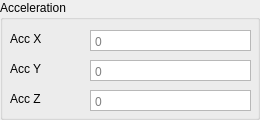
              <widget class="QGroupBox" name="acceleration">
               <property name="title">
                <string>Acceleration</string>
               </property>
               <widget class="QPlainTextEdit" name="AccX">
                <property name="geometry">
                 <rect>
                  <x>90</x>
                  <y>30</y>
                  <width>161</width>
                  <height>21</height>
                 </rect>
                </property>
                <property name="toolTip">
                 <string notr="true"/>
                </property>
                <property name="verticalScrollBarPolicy">
                 <enum>Qt::ScrollBarPolicy::ScrollBarAlwaysOff</enum>
                </property>
                <property name="horizontalScrollBarPolicy">
                 <enum>Qt::ScrollBarPolicy::ScrollBarAlwaysOff</enum>
                </property>
                <property name="lineWrapMode">
                 <enum>QPlainTextEdit::LineWrapMode::NoWrap</enum>
                </property>
                <property name="readOnly">
                 <bool>true</bool>
                </property>
                <property name="placeholderText">
                 <string>0</string>
                </property>
               </widget>
               <widget class="QLabel" name="labelAccX">
                <property name="geometry">
                 <rect>
                  <x>10</x>
                  <y>30</y>
                  <width>67</width>
                  <height>17</height>
                 </rect>
                </property>
                <property name="text">
                 <string>Acc X</string>
                </property>
               </widget>
               <widget class="QPlainTextEdit" name="AccY">
                <property name="geometry">
                 <rect>
                  <x>90</x>
                  <y>60</y>
                  <width>161</width>
                  <height>21</height>
                 </rect>
                </property>
                <property name="toolTip">
                 <string notr="true"/>
                </property>
                <property name="verticalScrollBarPolicy">
                 <enum>Qt::ScrollBarPolicy::ScrollBarAlwaysOff</enum>
                </property>
                <property name="horizontalScrollBarPolicy">
                 <enum>Qt::ScrollBarPolicy::ScrollBarAlwaysOff</enum>
                </property>
                <property name="lineWrapMode">
                 <enum>QPlainTextEdit::LineWrapMode::NoWrap</enum>
                </property>
                <property name="readOnly">
                 <bool>true</bool>
                </property>
                <property name="placeholderText">
                 <string>0</string>
                </property>
               </widget>
               <widget class="QLabel" name="labelAccY">
                <property name="geometry">
                 <rect>
                  <x>10</x>
                  <y>60</y>
                  <width>81</width>
                  <height>17</height>
                 </rect>
                </property>
                <property name="text">
                 <string>Acc Y</string>
                </property>
               </widget>
               <widget class="QLabel" name="labelAccZ">
                <property name="geometry">
                 <rect>
                  <x>10</x>
                  <y>90</y>
                  <width>67</width>
                  <height>17</height>
                 </rect>
                </property>
                <property name="text">
                 <string>Acc Z</string>
                </property>
               </widget>
               <widget class="QPlainTextEdit" name="AccZ">
                <property name="geometry">
                 <rect>
                  <x>90</x>
                  <y>90</y>
                  <width>161</width>
                  <height>21</height>
                 </rect>
                </property>
                <property name="toolTip">
                 <string notr="true"/>
                </property>
                <property name="verticalScrollBarPolicy">
                 <enum>Qt::ScrollBarPolicy::ScrollBarAlwaysOff</enum>
                </property>
                <property name="horizontalScrollBarPolicy">
                 <enum>Qt::ScrollBarPolicy::ScrollBarAlwaysOff</enum>
                </property>
                <property name="lineWrapMode">
                 <enum>QPlainTextEdit::LineWrapMode::NoWrap</enum>
                </property>
                <property name="readOnly">
                 <bool>true</bool>
                </property>
                <property name="placeholderText">
                 <string>0</string>
                </property>
               </widget>
              </widget>
